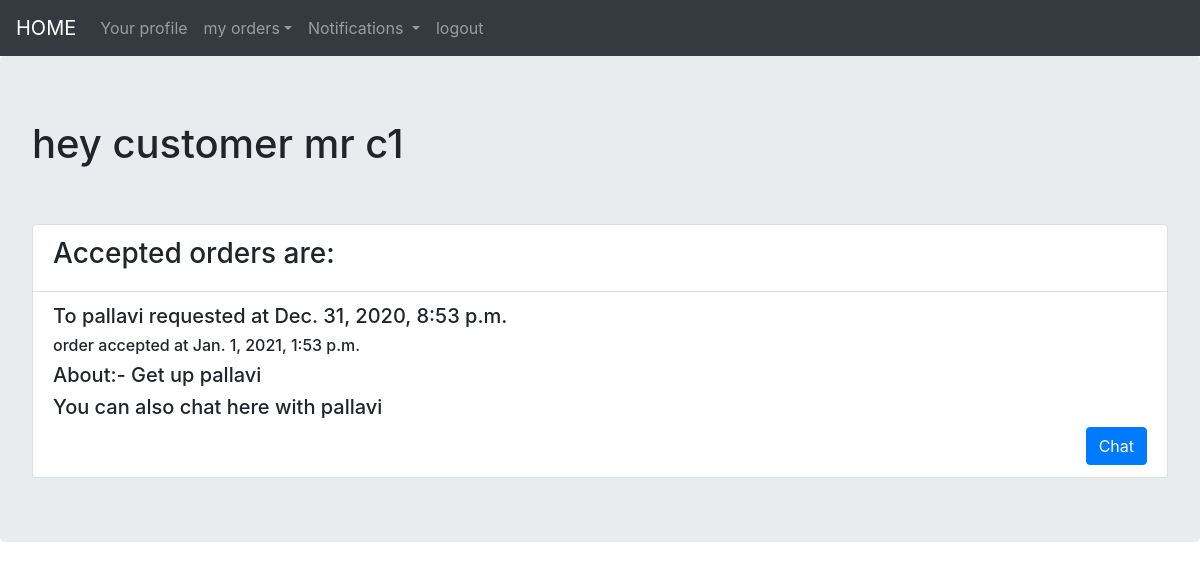
The page /customer/acceptedorders/ (signed in) on the database its author committed.
### app1/models.py (models this page shows, shortened)
class User(AbstractUser):
    phone_number=models.PositiveIntegerField(default=0)
    is_customer=models.BooleanField(default=False)
    is_broker=models.BooleanField(default=False)
    picture=models.ImageField(upload_to='profile_pics',blank=True)
    def __str__(self):
        return self.username

class connection(models.Model):
    customer=models.ForeignKey(Customer,on_delete=models.CASCADE,related_name="present_customer")
    broker=models.ForeignKey(Broker,on_delete=models.CASCADE,related_name="present_broker")
    description=models.CharField(max_length=150,blank=True)
    customer_status=models.CharField(max_length=30)
    broker_status=models.CharField(max_length=30)
    created_time=models.DateTimeField()
    modified_time=models.DateTimeField()
    is_brokerread=models.BooleanField(default=False)
    is_customerread=models.BooleanField(default=False)

class Broker(models.Model):
    user=models.OneToOneField(User,on_delete=models.CASCADE)
    department_name=models.CharField(max_length=30)
    location=models.CharField(max_length=30)
    days=MultiSelectField(choices=DAYS_OF_WEEK,blank=True,default=lis)
    average_rating=models.FloatField(blank=True,default=0,null=True)
    def __str__(self):
        return self.user.__str__()

### app1/views.py (the view)
# urls.py: path('customer/acceptedorders/',customeracceptedorders,name="customer_acceptedorders"),
@iscustomer
def customeracceptedorders(request):
    presentcustomer=Customer.objects.get(user=request.user)
    orderslist=connection.objects.filter(customer=presentcustomer)
    acceptedorders=orderslist.filter(customer_status="order accepted")
    acceptedorders.update(is_customerread=True)
    unreadmessages=Message.objects.filter(customer__user=request.user,is_customerread=False)
    unreadconnections=connection.objects.filter(customer__user=request.user,is_customerread=False)
    context={
        "acceptedorders":acceptedorders,
        "unreadmessages":unreadmessages,
        "unreadconnections":unreadconnections,
        "asize":len(acceptedorders),
        "tl":len(unreadconnections)+len(unreadmessages)
    }
    return render(request,"customer/acceptedorders.html",context=context)

### app1/views.py (called while the page is built)
def customerauth(user):
    if user.id is not None:
        return user.is_customer and user.is_authenticated
    return False

### templates/customer/acceptedorders.html
{% extends "base.html" %}
{% block content %}
  <div class="jumbotron">
    <h1>hey customer mr {{ user.username}}</h1>
    <br>
    <br>
    {% if asize %}
    <ul class="list-group">
      <li class="list-group-item"><h3>Accepted orders are:</h3></li>
      {% for o in acceptedorders %}
        <li class="list-group-item">
          <h5> To {{o.broker}}  requested at {{o.created_time}}</h5>
          <h6>order accepted at {{o.modified_time}}</h6>
          <h5>About:- {{o.description}}</h5>
          <h5>You can also chat here with {{o.broker}}</h5>
          <a href="{% url 'app1:customer_chat' pk=o.broker.pk %}" class="btn btn-primary" style="float: right;">Chat</a>
        </li>
      {% endfor %}
    </ul>
    {% endif %}
  </div>
{% endblock content %}

### rows shown on the page
User: username "c1"
connection: broker "pallavi", created_time "Dec. 31, 2020, 8:53 p.m.", modified_time "Jan. 1, 2021, 1:53 p.m.", description "Get up pallavi"
